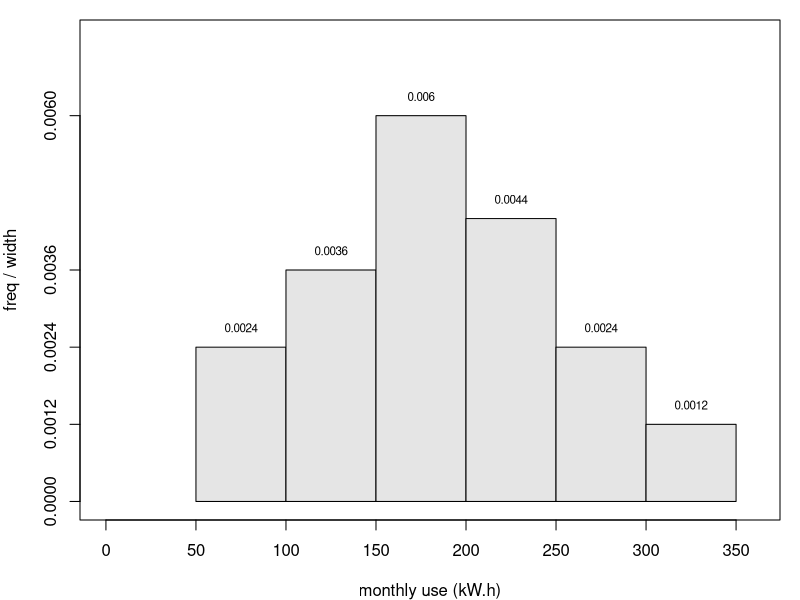
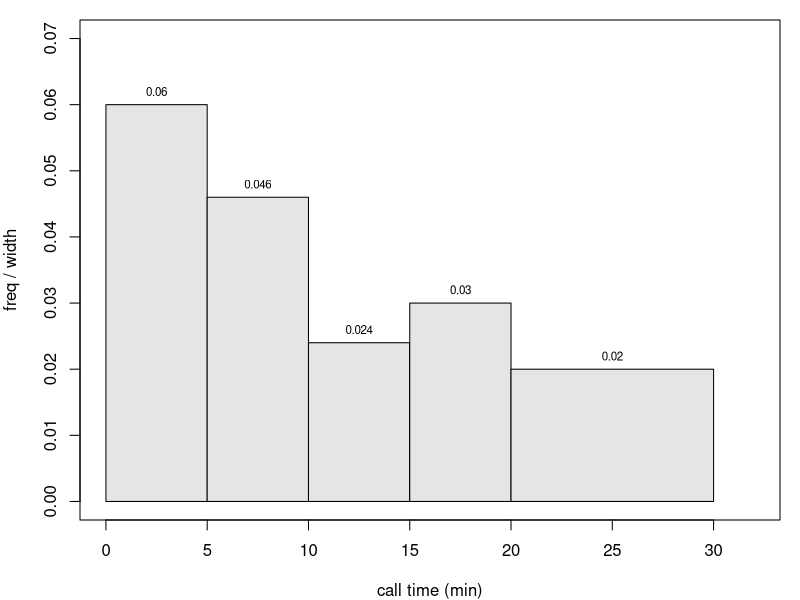
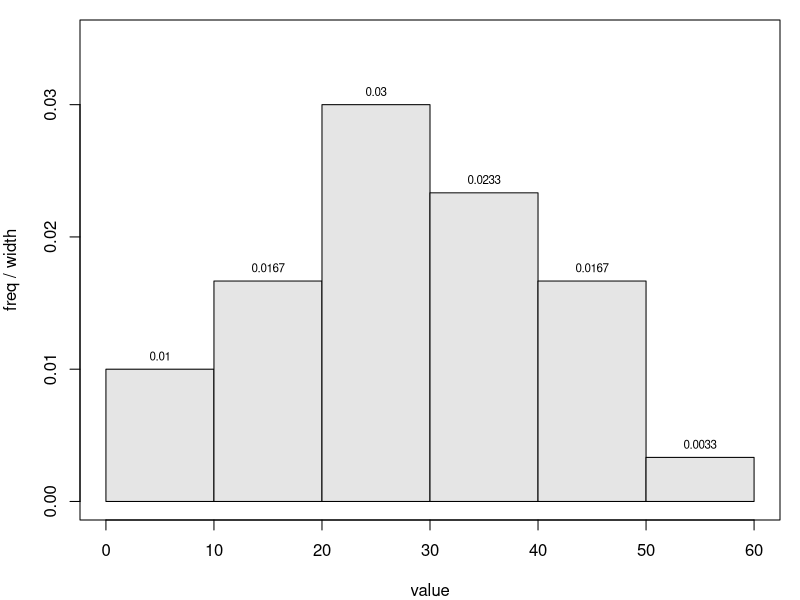
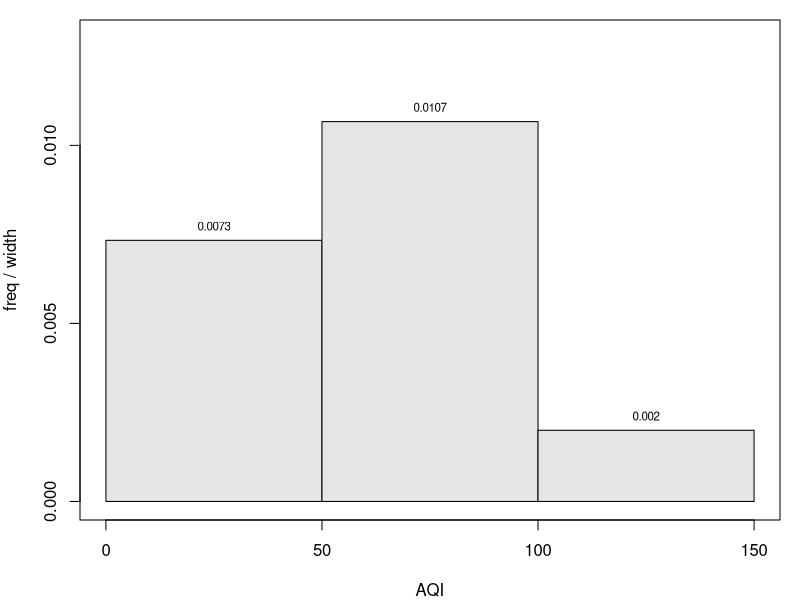
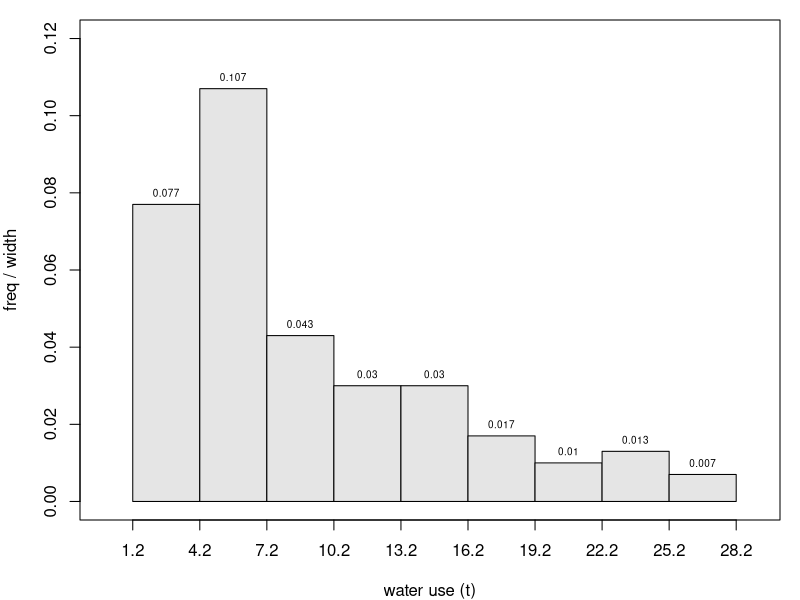
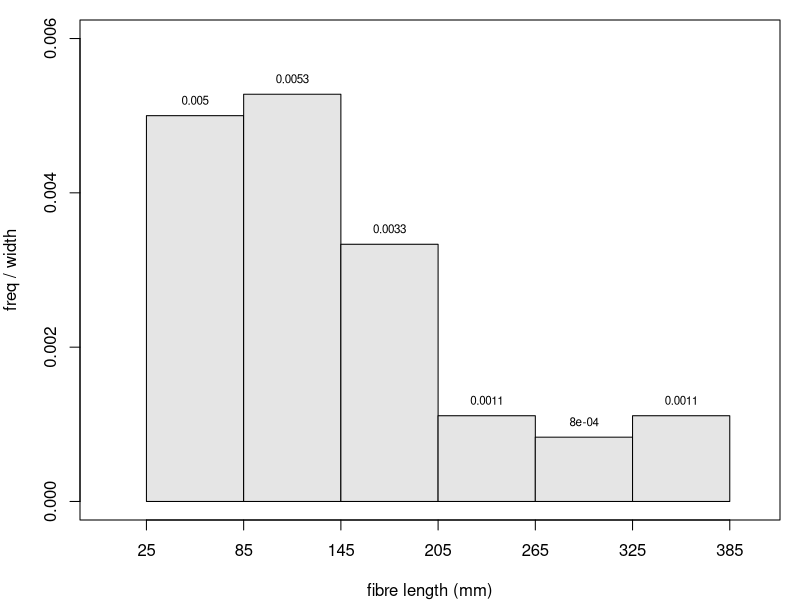

Recreate these plots in R, in order.
setwd("C:/Users/18904/Github/senior-mathematics/codes")
if(!dir.exists("../figures"))dir.create("../figures")

# week45-1: frequency histogram of monthly electricity use, 100 households (Exercise 9.2 #1)
# bins [50,100)...[300,350], width 50, heights = frequency/class-width
draw1=function(){
  edges=c(50,100,150,200,250,300,350)
  h=c(0.0024,0.0036,0.0060,0.0044,0.0024,0.0012)
  par(mar=c(4,4,1,1))
  plot(0,0,type="n",xlim=c(0,360),ylim=c(0,0.0072),xlab="monthly use (kW.h)",ylab="freq / width",xaxt="n",yaxt="n")
  axis(1,at=c(0,50,100,150,200,250,300,350))
  axis(2,at=c(0,0.0012,0.0024,0.0036,0.0060))
  for(i in 1:6) rect(edges[i],0,edges[i+1],h[i],border=1,col="gray90")
  for(i in 1:6) text((edges[i]+edges[i+1])/2,h[i]+0.0003,format(h[i],scientific=FALSE),cex=0.7)
}
cairo_pdf("../figures/week45-1.pdf",width=4,height=4,family="SimSun");draw1();dev.off()
svglite::svglite("../figures/week45-1.svg",width=4,height=4);draw1();dev.off()

# week45-2: frequency histogram of call duration, 60 calls (Exercise 9.2 #2)
# bins [0,5),[5,10),[10,15),[15,20),[20,30); heights 0.060,0.046,0.024,0.030,0.020
draw2=function(){
  edges=c(0,5,10,15,20,30)
  h=c(0.060,0.046,0.024,0.030,0.020)
  par(mar=c(4,4,1,1))
  plot(0,0,type="n",xlim=c(0,32),ylim=c(0,0.07),xlab="call time (min)",ylab="freq / width",xaxt="n",yaxt="n")
  axis(1,at=c(0,5,10,15,20,25,30))
  axis(2,at=c(0,0.01,0.02,0.03,0.04,0.05,0.06,0.07))
  for(i in 1:5) rect(edges[i],0,edges[i+1],h[i],border=1,col="gray90")
  for(i in 1:5) text((edges[i]+edges[i+1])/2,h[i]+0.002,format(h[i],scientific=FALSE),cex=0.7)
}
cairo_pdf("../figures/week45-2.pdf",width=4,height=4,family="SimSun");draw2();dev.off()
svglite::svglite("../figures/week45-2.svg",width=4,height=4);draw2();dev.off()

# week45-3: frequency counts 3,5,9,7,5,1 (n=30), bins [0,10)...[50,60], width 10 (Exercise 9.2 #3)
draw3=function(){
  edges=c(0,10,20,30,40,50,60)
  cnt=c(3,5,9,7,5,1); n=30; w=10
  h=cnt/n/w
  par(mar=c(4,4,1,1))
  plot(0,0,type="n",xlim=c(0,60),ylim=c(0,0.035),xlab="value",ylab="freq / width",xaxt="n",yaxt="n")
  axis(1,at=c(0,10,20,30,40,50,60))
  axis(2,at=c(0,0.01,0.02,0.03))
  for(i in 1:6) rect(edges[i],0,edges[i+1],h[i],border=1,col="gray90")
  for(i in 1:6) text((edges[i]+edges[i+1])/2,h[i]+0.001,round(h[i],4),cex=0.7)
}
cairo_pdf("../figures/week45-3.pdf",width=4,height=4,family="SimSun");draw3();dev.off()
svglite::svglite("../figures/week45-3.svg",width=4,height=4);draw3();dev.off()

# week45-4: histogram of 30-day air quality index (Exercise 9.2 #4)
# excellent<=50:11, good 51-100:16, light pollution 101-150:3; bins width 50
draw4=function(){
  edges=c(0,50,100,150)
  cnt=c(11,16,3); n=30; w=50
  h=cnt/n/w
  par(mar=c(4,4,1,1))
  plot(0,0,type="n",xlim=c(0,150),ylim=c(0,0.013),xlab="AQI",ylab="freq / width",xaxt="n",yaxt="n")
  axis(1,at=c(0,50,100,150))
  axis(2,at=c(0,0.005,0.010))
  for(i in 1:3) rect(edges[i],0,edges[i+1],h[i],border=1,col="gray90")
  for(i in 1:3) text((edges[i]+edges[i+1])/2,h[i]+0.0004,round(h[i],4),cex=0.7)
  text(25,-0.0018,"excellent",cex=0.8); text(75,-0.0018,"good",cex=0.8); text(125,-0.0018,"light",cex=0.8)
}
cairo_pdf("../figures/week45-4.pdf",width=4,height=4,family="SimSun");draw4();dev.off()
svglite::svglite("../figures/week45-4.svg",width=4,height=4);draw4();dev.off()

# week45-5: residents' monthly water use histogram, textbook Fig 9.2-1 (Exercise 9.2 #8)
# bins width 3: [1.2,4.2)...[25.2,28.2]
draw5=function(){
  edges=c(1.2,4.2,7.2,10.2,13.2,16.2,19.2,22.2,25.2,28.2)
  h=c(0.077,0.107,0.043,0.030,0.030,0.017,0.010,0.013,0.007)
  par(mar=c(4,4,1,1))
  plot(0,0,type="n",xlim=c(0,29),ylim=c(0,0.12),xlab="water use (t)",ylab="freq / width",xaxt="n",yaxt="n")
  axis(1,at=edges)
  axis(2,at=c(0,0.02,0.04,0.06,0.08,0.10,0.12))
  for(i in 1:9) rect(edges[i],0,edges[i+1],h[i],border=1,col="gray90")
  for(i in 1:9) text((edges[i]+edges[i+1])/2,h[i]+0.003,format(h[i],scientific=FALSE),cex=0.6)
}
cairo_pdf("../figures/week45-5.pdf",width=4,height=4,family="SimSun");draw5();dev.off()
svglite::svglite("../figures/week45-5.svg",width=4,height=4);draw5();dev.off()

# week45-6: histogram of 60 cotton fibre lengths (Exercise 9.2 Review #1)
# min25 max385 class-width 60; frequencies reconstructed from percentiles
draw6=function(){
  edges=c(25,85,145,205,265,325,385)
  cnt=c(18,19,12,4,3,4); n=60; w=60
  h=cnt/n/w
  par(mar=c(4,4,1,1))
  plot(0,0,type="n",xlim=c(0,400),ylim=c(0,0.006),xlab="fibre length (mm)",ylab="freq / width",xaxt="n",yaxt="n")
  axis(1,at=edges)
  axis(2,at=c(0,0.002,0.004,0.006))
  for(i in 1:6) rect(edges[i],0,edges[i+1],h[i],border=1,col="gray90")
  for(i in 1:6) text((edges[i]+edges[i+1])/2,h[i]+0.0002,round(h[i],4),cex=0.7)
}
cairo_pdf("../figures/week45-6.pdf",width=4,height=4,family="SimSun");draw6();dev.off()
svglite::svglite("../figures/week45-6.svg",width=4,height=4);draw6();dev.off()
